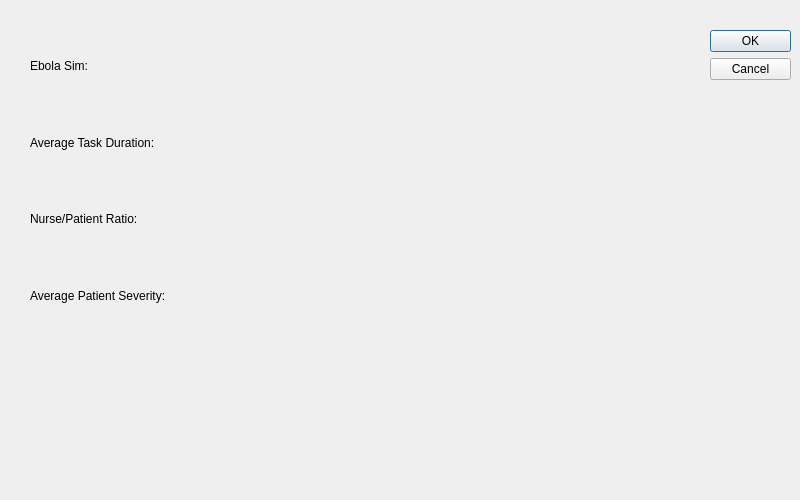
<?xml version="1.0" encoding="UTF-8"?>
<ui version="4.0">
 <class>EbolaResult</class>
 <widget class="QDialog" name="EbolaResult">
  <property name="geometry">
   <rect>
    <x>0</x>
    <y>0</y>
    <width>800</width>
    <height>500</height>
   </rect>
  </property>
  <property name="windowTitle">
   <string>Dialog</string>
  </property>
  <widget class="QDialogButtonBox" name="buttonBox">
   <property name="geometry">
    <rect>
     <x>710</x>
     <y>30</y>
     <width>81</width>
     <height>241</height>
    </rect>
   </property>
   <property name="orientation">
    <enum>Qt::Vertical</enum>
   </property>
   <property name="standardButtons">
    <set>QDialogButtonBox::Cancel|QDialogButtonBox::Ok</set>
   </property>
  </widget>
  <widget class="QWidget" name="layoutWidget">
   <property name="geometry">
    <rect>
     <x>30</x>
     <y>30</y>
     <width>411</width>
     <height>301</height>
    </rect>
   </property>
   <layout class="QVBoxLayout" name="verticalLayout">
    <item>
     <widget class="QLabel" name="label">
      <property name="text">
       <string>Ebola Sim:</string>
      </property>
     </widget>
    </item>
    <item>
     <widget class="QLabel" name="label_3">
      <property name="text">
       <string>Average Task Duration:</string>
      </property>
     </widget>
    </item>
    <item>
     <widget class="QLabel" name="label_4">
      <property name="text">
       <string>Nurse/Patient Ratio:</string>
      </property>
     </widget>
    </item>
    <item>
     <widget class="QLabel" name="label_2">
      <property name="text">
       <string>Average Patient Severity:</string>
      </property>
     </widget>
    </item>
   </layout>
  </widget>
 </widget>
 <resources/>
 <connections>
  <connection>
   <sender>buttonBox</sender>
   <signal>accepted()</signal>
   <receiver>EbolaResult</receiver>
   <slot>accept()</slot>
   <hints>
    <hint type="sourcelabel">
     <x>248</x>
     <y>254</y>
    </hint>
    <hint type="destinationlabel">
     <x>157</x>
     <y>274</y>
    </hint>
   </hints>
  </connection>
  <connection>
   <sender>buttonBox</sender>
   <signal>rejected()</signal>
   <receiver>EbolaResult</receiver>
   <slot>reject()</slot>
   <hints>
    <hint type="sourcelabel">
     <x>316</x>
     <y>260</y>
    </hint>
    <hint type="destinationlabel">
     <x>286</x>
     <y>274</y>
    </hint>
   </hints>
  </connection>
 </connections>
</ui>
